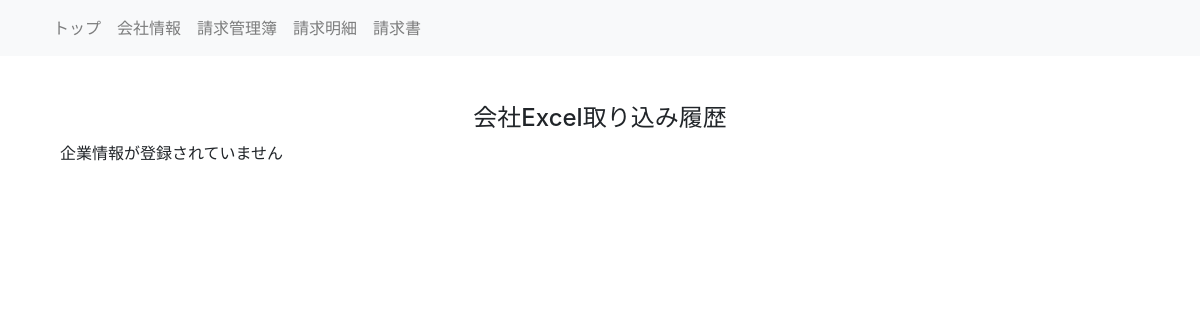
The app's page /invoice/mypage/excel_li_company/ (signed in), older data.
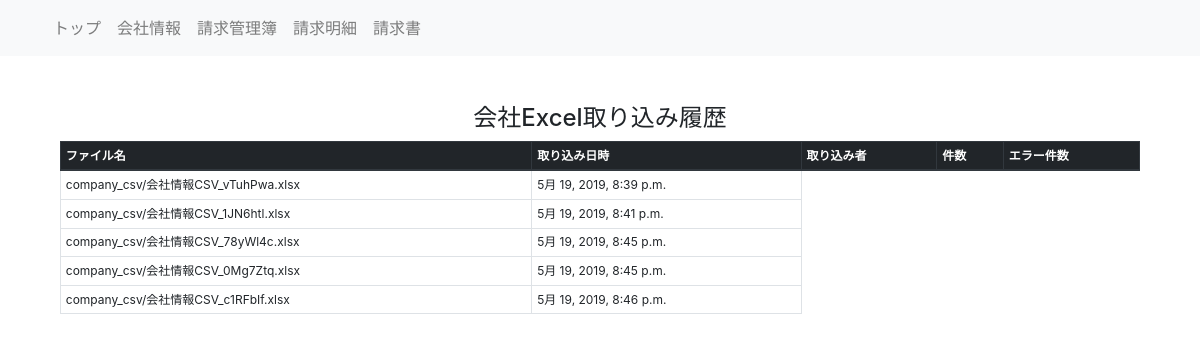
The same page, newer data.
### web/models.py (models this page shows, shortened)
class UploadedFile(models.Model):
    class Meta:
        verbose_name = 'アップロード'
        verbose_name_plural = 'アップロードファイル'
        ordering = ['pk']
    TYPE_COMPANY = 1
    TYPE_ENTITY = 2
    TYPE_DETAIL = 3
    COLUMN_COUNT_COMPANY = 17
    COLUMN_COUNT_ENTITY = 17
    COLUMN_COUNT_DETAIL = 17
    type = models.CharField(
        verbose_name = 'ファイル種類',
        max_length = 10,
        choices = (
            (TYPE_COMPANY, '会社情報'),
            (TYPE_ENTITY, '請求管理簿'),
            (TYPE_DETAIL, '請求明細')
        )
    )
    file = models.FileField(
        upload_to = 'company_csv',
        verbose_name = 'アップロードファイル',
        validators = [FileExtensionValidator(['xlsx', ])],
    )
    processed_at = models.DateTimeField(
        verbose_name = '処理日',
        auto_now_add = True
    )
    uploaded_by = models.ForeignKey(
        to = User,
        null = True,
        verbose_name = '実行ユーザ',
        on_delete = models.SET_NULL
    )
    record_count = models.IntegerField(
        verbose_name = '件数',
        default = 0
    )

### web/views.py (the view)
# urls.py: path('excel_li_company/', views.CompanyExcelUploadHistor.as_view(), name = 'company_upload_hisotry'),
class CompanyExcelUploadHistor(SuccessMessageMixin, LoginRequiredMixin, generic.ListView):
    model = UploadedFile
    template_name = 'list_upload_company.html'
    paginate_by = 10  #and that's it !!
    def get_queryset(self):
        data = UploadedFile.objects.filter(type = UploadedFile.TYPE_COMPANY)
        return data

### templates/list_upload_company.html (shortened to what this page needs)
{% extends "base.html" %}
{% load humanize %}
{% block header %}
会社Excel取り込み履歴
{% endblock %}
{% block content %}
{% if object_list %}
<div class="table-responsive">
<table class="table table-bordered">
    <thead class="thead-dark">
        <tr>
            <th class="text-nowrap">ファイル名</th>
            <th class="text-nowrap">取り込み日時</th>
            <th class="text-nowrap">取り込み者</th>
            <th class="text-nowrap">件数</th>
            <th class="text-nowrap">エラー件数</th>
       </tr>
    </thead>
    <tbody>
        {% for object in object_list %}
        <tr>
            <td class="text-nowrap">{{ object.file.name }}</td>
            <td class="text-nowrap">{{ object.processed_at }}</td>
        </tr>
        {% endfor %}
    </tbody>
</table>
</div>
{% else %}
    <p>企業情報が登録されていません</p>
{% endif %}
{% endblock %}

### templates/base.html (shortened to what this page needs)
{% load static %}
<!doctype html>
<html lang="ja">
<head>
    <link rel="stylesheet" href="https://stackpath.bootstrapcdn.com/bootstrap/4.1.0/css/bootstrap.min.css">
    <link rel="stylesheet" href="https://use.fontawesome.com/releases/v5.5.0/css/all.css">
</head>
<body>
{% if user.is_authenticated %}
    <nav class="navbar navbar-expand-lg navbar-light bg-light">
        <div class="container">
            <div class="collapse navbar-collapse" id="navbarNavAltMarkup">
                <ul class="navbar-nav mr-auto">
                    <li class="nav-item">
                        <a class="nav-link" href="{% url 'web:top' %}">トップ</a>
                    </li>
                    <li class="nav-item">
                        <a class="nav-link" href="{% url 'web:list_company' %}">会社情報</a>
                    </li>
                    <li class="nav-item">
                        <a class="nav-link" href="{% url 'web:list_invoice_entity' %}">請求管理簿</a>
                    </li>
                    <li class="nav-item">
                        <a class="nav-link" href="{% url 'web:list_invoice_detail' %}">請求明細</a>
                    </li>
                    <li class="nav-item">
                        <a class="nav-link" href="{% url 'web:list_invoice' %}">請求書</a>
                    </li>
                </ul>
            </div>
        </div>
    </nav>
{% endif %}
    <div class="container">
        <div class="row">
            <div class="col-md-12">
                <h4 class="text-center" style="margin-top:3rem">{% block header %}{% endblock %}</h4>
            </div>
        </div>
        <div class="container">
            {% block content %}{% endblock %}
        </div>
    </div>
</body>
</html>

### templates/base.html (style rules this page uses)
.table.table { font-size: 12px!important; }
tr th, tr td { padding: 0.3rem !important; margin: 0.3rem !important; }

Row changes from the older to the newer data that the page shows:
added UploadedFile: file.name "company_csv/会社情報CSV_vTuhPwa.xlsx", processed_at "5月 19, 2019, 8:39 p.m."
added UploadedFile: file.name "company_csv/会社情報CSV_1JN6htl.xlsx", processed_at "5月 19, 2019, 8:41 p.m."
added UploadedFile: file.name "company_csv/会社情報CSV_78yWl4c.xlsx", processed_at "5月 19, 2019, 8:45 p.m."
added UploadedFile: file.name "company_csv/会社情報CSV_0Mg7Ztq.xlsx", processed_at "5月 19, 2019, 8:45 p.m."
added UploadedFile: file.name "company_csv/会社情報CSV_c1RFbIf.xlsx", processed_at "5月 19, 2019, 8:46 p.m."
Text that changed along with them:
text no longer shown: "企業情報が登録されていません"
text now shown: "ファイル名 取り込み日時 取り込み者 件数 エラー件数"
